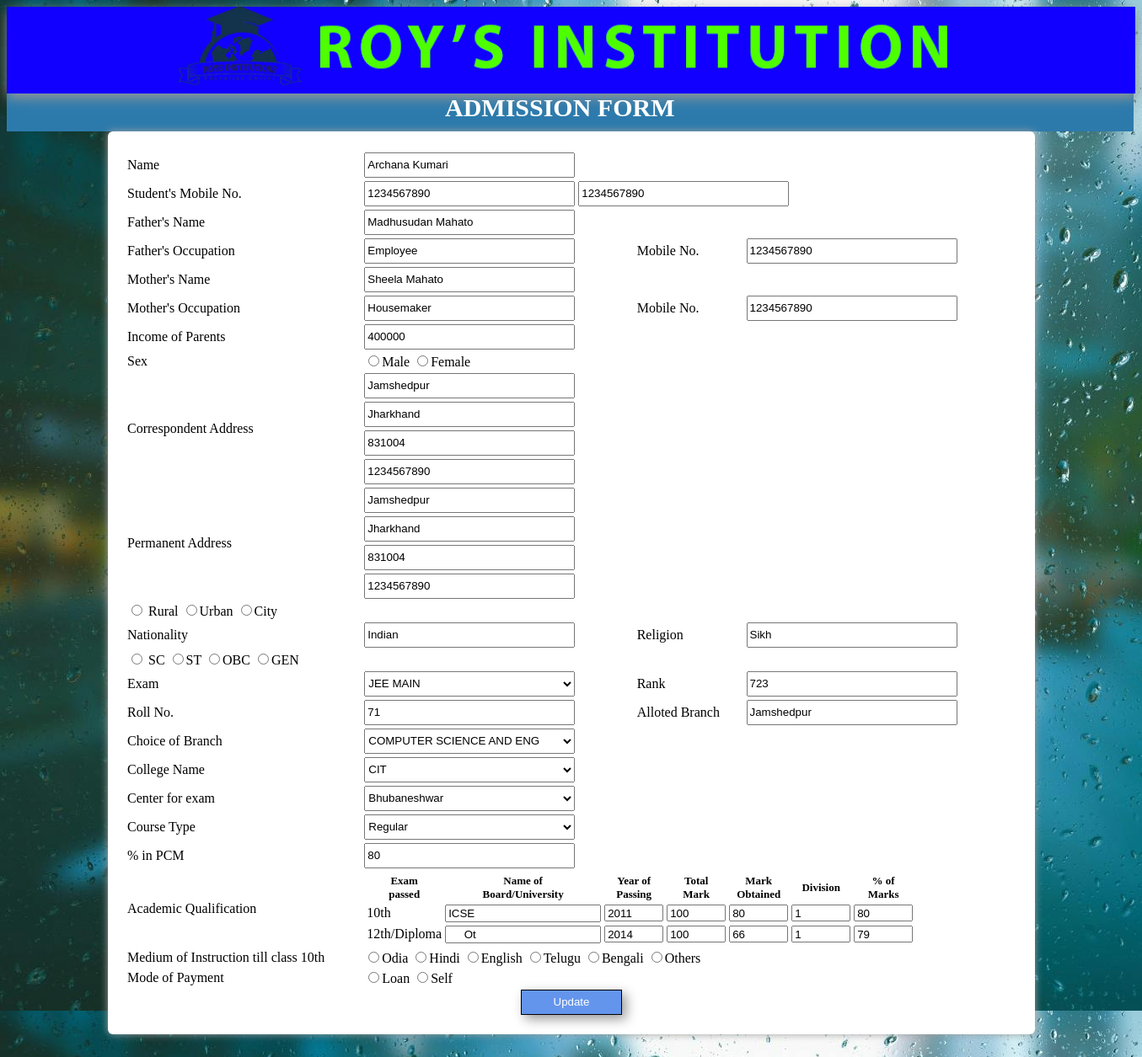
The page /editform.php (signed in) on the database its author committed.
### tables this page shows
CREATE TABLE IF NOT EXISTS `t_user` (
  `s_detid` varchar(15) NOT NULL,
  `s_id` varchar(15) NOT NULL,
  `s_phn1` int(10) NOT NULL,
  `s_phn2` int(10) NOT NULL,
  `f_name` varchar(45) NOT NULL,
  `f_occ` varchar(45) NOT NULL,
  `f_phn` int(10) NOT NULL,
  `m_name` varchar(45) NOT NULL,
  `m_occ` varchar(45) NOT NULL,
  `m_phn` int(10) NOT NULL,
  `s_iop` int(10) NOT NULL,
  `s_sex` varchar(6) NOT NULL,
  `s_cadr` varchar(50) NOT NULL,
  `s_cst` varchar(20) NOT NULL,
  `s_cpin` int(6) NOT NULL,
  `s_cmob` int(10) NOT NULL,
  `s_padr` varchar(50) NOT NULL,
  `s_pst` varchar(20) NOT NULL,
  `s_ppin` int(6) NOT NULL,
  `s_pmob` int(10) NOT NULL,
  `s_ruc` varchar(10) NOT NULL,
  `s_natn` varchar(10) NOT NULL,
  `s_relg` varchar(10) DEFAULT NULL,
  `s_catg` varchar(3) NOT NULL,
  `s_mainsxam` varchar(20) NOT NULL,
  `s_mainsrank` varchar(10) NOT NULL,
  `s_mainsroll` varchar(20) NOT NULL,
  `s_mainsbrnch` varchar(45) NOT NULL,
  `s_branch` varchar(60) NOT NULL,
  `s_college` varchar(6) NOT NULL,
  `s_center` varchar(20) NOT NULL,
  `s_crtype` varchar(10) NOT NULL,
  `s_pcm` varchar(10) NOT NULL,
  `s_tenbrd` varchar(7) NOT NULL,
  `s_tenyop` varchar(4) NOT NULL,
  `s_tentotmark` varchar(4) NOT NULL,
  `s_tenmarkob` varchar(4) NOT NULL,
  `s_tendiv` varchar(4) NOT NULL,
  `s_tenprcmark` varchar(4) NOT NULL,
  `s_twlbrd` varchar(7) NOT NULL,
  `s_twlyop` varchar(4) NOT NULL,
  `s_twltotmark` varchar(4) NOT NULL,
  `s_twlmarkob` varchar(4) NOT NULL,
  `s_twldiv` varchar(4) NOT NULL,
  `s_twlprcmark` varchar(4) NOT NULL,
  `s_moi` varchar(8) NOT NULL,
  `s_pay` varchar(4) NOT NULL,
  PRIMARY KEY (`s_detid`),
  KEY `s_id` (`s_id`)
);

CREATE TABLE IF NOT EXISTS `t_user_data` (
  `s_id` varchar(10) NOT NULL,
  `s_pwd` varchar(15) NOT NULL,
  `s_dob` date DEFAULT NULL,
  `s_name` varchar(45) NOT NULL,
  `s_email` varchar(45) NOT NULL,
  `s_mob` varchar(10) DEFAULT NULL,
  `s_signupdate` datetime(6) NOT NULL,
  PRIMARY KEY (`s_id`)
);

### editform.php (the view, shortened to what this page needs)
<?php
    $con=mysqli_connect("localhost","root","","oas");
$q=mysqli_query($con,"select s_name from t_user_data where s_id='".$_SESSION['user']."'");
$n=  mysqli_fetch_assoc($q);
$stname= $n['s_name'];
?>
<html>
    <head>
        <link type="text/css" rel="stylesheet" href="css/admform.css"></link>
    </head>
     <body style="background-image:url('./images/inbg.jpg');">
        <form id="edform" action="editform.php" method="post">
            <div class="container-fluid">
                <div class="row">
                  <div class="col-sm-12">
                        <img src="images/cutm.jpg" width="100%" style="box-shadow: 1px 5px 14px #999999; "></img>
                  </div>
                 </div>
             </div>
            <div id="dmid" class="container-fluid">
                 <div class="row">
                    <div class="col-sm-12">
                        <font style="color:white; margin-left:520px; font-family: Verdana; width:100%; font-size:30px;">
                        <b>ADMISSION FORM</b> </font>
                      </div>
                 </div>
             </div>
            <table class="frmtbl">
                <?php
                    $result = mysqli_query($con,"SELECT * FROM t_user WHERE s_id='".$_SESSION['user']."'");
                            while($row = mysqli_fetch_array($result))
                              {
                ?>
                  <tr>
                      <td> <font style="font-family: Verdana;">Name </font> </td>
                    <td colspan="2"> <input type="text" id="unam" name="unam" value="<?php echo $stname;?>">
                  </tr>
                  <tr>
                    <td> <font style="font-family: Verdana;">Student's Mobile No.</font>  </td>
                    <td colspan="3"> <input type="text" id="uphn1" name="uphn1" value="<?php echo $row[2]  ?>">
                    <input type="text" id="uphn2" name="uphn2" value="<?php echo $row[3]  ?>"></td>
                  </tr>
                  <tr>
                    <td><font style="font-family: Verdana;"> Father's Name</font></td>
                    <td  colspan="3"> <input type="text" id="ufname" name="ufname" value="<?php echo $row[4]  ?>" > </td>
                   </tr>
                  <tr>
                    <td> <font style="font-family: Verdana;">Father's Occupation</font></td>
                    <td> <input type="text" id="ufocc" name="ufocc" value="<?php echo $row[5] ?>"> </td>
                    <td><font style="font-family: Verdana;"> Mobile No.</font></td>
                    <td> <input type="text" id="ufphn" name="ufphn" value="<?php echo $row[6] ?>"> </td>
                  </tr>
                <tr>
                    <td> <font style="font-family: Verdana;">Mother's Name</font> </td>
                    <td colspan="3"> <input type="text" id="umname" name="umname" value="<?php echo $row[7] ?>"></td>
                </tr>
                <tr>
                    <td> <font style="font-family: Verdana;">Mother's Occupation</font></td>
                    <td> <input type="text" id="umocc" name="umocc" value="<?php echo $row[8] ?>"> </td>
                     <td> <font style="font-family: Verdana;">Mobile No.</font></td>
                    <td> <input type="text" id="umphn" name="umphn" value="<?php echo $row[9] ?>"></td>
                </tr>
                <tr>
                    <td><font style="font-family: Verdana;"> Income of Parents </font>
                     <td  colspan="3"><input type="text" id="inc" name="inc" value="<?php echo $row[10] ?>"></td>
                </tr>
                <tr>
                    <td> <font style="font-family: Verdana;">Sex </font>
                    <td><input type="radio" id="gen" name="gen" value="Male"><font style="font-family: Verdana;">Male</font>
                     <input type="radio" id="gen" name="gen" value="Female"><font style="font-family: Verdana;">Female </font></td>
                </tr>
                <tr>
                    <td><font style="font-family: Verdana;"> Correspondent Address</font>
                    <td colspan="3"><input type="text" id="cadr" name="cadr" value="<?php echo $row[12] ?>" ><br>
                          <input type="text" id="cast" name="cast" value="<?php echo $row[13] ?>" style="margin-top: 4px;"><br>
                          <input type="text" id="capin" name="capin" value="<?php echo $row[14] ?>" style="margin-top: 4px;"><br>
                          <input type="text" id="camob" name="camob" value="<?php echo $row[15] ?>" style="margin-top: 4px;"><br>
                </td>
                <tr>
                    <td> <font style="font-family: Verdana;">Permanent Address</font>
                    <td colspan="3"><input type="text" id="padr" name="padr" value="<?php echo $row[16] ?>" ><br>
                          <input type="text" id="past" name="past" value="<?php echo $row[17] ?>" style="margin-top: 4px;"><br>
                          <input type="text" id="papin" name="papin" value="<?php echo $row[18] ?>" style="margin-top: 4px;"><br>
                          <input type="text" id="pamob" name="pamob" value="<?php echo $row[19] ?>" style="margin-top: 4px;"><br>
                    </td>
                </tr>
                <tr>
                    <td colspan="4"><input type="radio" id="rur" name="rur" value="Rural"><font style="font-family: Verdana;">
                        Rural
                        <input type="radio" id="rur" name="rur" value="Urban"><font style="font-family: Verdana;">Urban</font>
                        <input type="radio" id="rur" name="rur" value="City"><font style="font-family: Verdana;">City</font></td>
                 </tr>
                <tr>
                    <td><font style="font-family: Verdana;"> Nationality</font>
                    <td><input type="text" id="natn" name="natn" value="<?php echo $row[21] ?>"></td>
                    <td><font style="font-family: Verdana;"> Religion</font>
                    <td><input type="text" id="relg" name="relg" value="<?php echo $row[22] ?>"></td>
                </tr>
                <tr>
                    <td colspan="4"><input type="radio" id="cat" name="cat" value="SC"><font style="font-family: Verdana;">
                        SC
                        <input type="radio" id="cat" name="cat" value="ST"><font style="font-family: Verdana;">ST</font>
                        <input type="radio" id="cat" name="cat" value="OBC"><font style="font-family: Verdana;">OBC</font>
                        <input type="radio" id="cat" name="cat" value="GEN"><font style="font-family: Verdana;">GEN</font></td>
                 </tr>
                 <tr>
                    <td><font style="font-family: Verdana;">Exam</font></td>
                    <td><select id="oaco" name="oaco" >
                            <option><?php echo $row[24] ?></option>
                        </select>
                    </td>
                    <td><font style="font-family: Verdana;">Rank</font></td>
                    <td><input type="text" id="oarank" name="oarank" value="<?php echo $row[25] ?>"></td>
               </tr>
               <tr>
                    <td><font style="font-family: Verdana;">Roll No.</font></td>
                    <td><input type="text" id="oaroll" name="oaroll" value="<?php echo $row[26] ?>"></td>
                    <td><font style="font-family: Verdana;">Alloted Branch</font></td>
                    <td><input type="text" id="oabrn" name="oabrn" value="<?php echo $row[27] ?>"></td>
               </tr>
               <tr>
                    <td><font style="font-family: Verdana;">Choice of Branch</font></td>
                    <td><select id="brnc" name="brnc">
                         <option><?php echo $row[28] ?></option>
                         </select>
                     </td>
               </tr>
               <tr>
                     <td><font style="font-family: Verdana;">College Name</font></td>
                     <td><select id="col" name="col">
                         <option><?php echo $row[29] ?></option>
                         </select>
                     </td>
                </tr>
                <tr>
                     <td><font style="font-family: Verdana;">Center for exam</font></td>
                     <td><select id="cen" name="cen">
                         <option><?php echo $row[30] ?></option>
                         </select>
                     </td>
                </tr>
                <tr>
                     <td><font style="font-family: Verdana;">Course Type</font></td>
                     <td><select id="crsty" name="crsty">
                         <option><?php echo $row[31] ?></option>
                         </select>
                     </td>
                </tr>
                <tr>
                     <td><font style="font-family: Verdana;">% in PCM</font></td>
                     <td><input type="text" id="pcm" name="pcm" value="<?php echo $row[32] ?>"></td>
                </tr>
               <tr>
                   <td><font style="font-family: Verdana;">Academic Qualification</font></td>
                   <td colspan="3">
                       <table class="table table-hover">
                           <thead>
                               <tr>
                                    <th><font style="font-family: Verdana;font-size: small">Exam</font> <br><font style="font-family: Verdana; font-size: small">passed</font></th>
                                    <th><font style="font-family: Verdana;font-size: small">Name of</font> <br><font style="font-family: Verdana;font-size: small">Board/University</font></th>
                                    <th><font style="font-family: Verdana;font-size: small">Year of</font> <br><font style="font-family: Verdana;font-size: small"> Passing</font></th>
                                    <th><font style="font-family: Verdana;font-size: small">Total</font><br><font style="font-family: Verdana;font-size: small"> Mark</font></th>
                                    <th><font style="font-family: Verdana;font-size: small">Mark</font> <br><font style="font-family: Verdana;font-size: small">Obtained</font></th>
                                    <th><font style="font-family: Verdana;font-size: small">Division</font></th>
                                    <th><font style="font-family: Verdana;font-size: small">% of</font><br><font style="font-family: Verdana;font-size: small"> Marks</font></th>
                              </tr>
                           </thead>
                            <tbody>
                           <tr>
                               <td><?php echo "10th"; ?></td>
                               <td><input type="text" id="nob1" name="nob1" value="<?php echo $row[33] ?>"></td>
                               <td><input type="text" id="yop1" name="yop1" class="actab" value="<?php echo $row[34] ?>"></td>
                               <td><input type="text" id="tm1" name="tm1" class="actab" value="<?php echo $row[35] ?>"></td>
                               <td><input type="text" id="mo1" name="mo1" class="actab" value="<?php echo $row[36] ?>"></td>
                               <td><input type="text" id="divs1" name="divs1" class="actab" value="<?php echo $row[37] ?>"></td>
                               <td><input type="text" id="pom1" name="pom1" class="actab" value="<?php echo $row[38] ?>"></td>
                           </tr>
                           <tr>
                               <td><?php echo "12th/Diploma"; ?> </td>
                               <td><input type="text" id="nob2" name="nob2" value="<?php echo $row[39] ?>"></td>
                               <td><input type="text" id="yop2" name="yop2" class="actab" value="<?php echo $row[40] ?>"></td>
                               <td><input type="text" id="tm2" name="tm2" class="actab" value="<?php echo $row[41] ?>"></td>
                               <td><input type="text" id="mo2" name="mo2" class="actab" value="<?php echo $row[42] ?>"></td>
                               <td><input type="text" id="divs2" name="divs2" class="actab" value="<?php echo $row[43] ?>"></td>
                               <td><input type="text" id="pom2" name="pom2" class="actab" value="<?php echo $row[44] ?>"></td>
                           </tr>
                            </tbody>
                       </table>
                           <tr>
                               <td><font style="font-family: Verdana;">Medium of Instruction till class 10th</font></td>
                               <td colspan="3">
                                    <input type="radio" id="moi" name="moi" value="Odia">Odia
                                    <input type="radio" id="moi" name="moi" value="Hindi"><font style="font-family: Verdana;">Hindi</font>
                                    <input type="radio" id="moi" name="moi" value="English"><font style="font-family: Verdana;">English</font>
                                    <input type="radio" id="moi" name="moi" value="Telugu"><font style="font-family: Verdana;">Telugu</font>
                                    <input type="radio" id="moi" name="moi" value="Bengali"><font style="font-family: Verdana;">Bengali</font>
                                    <input type="radio" id="moi" name="moi" value="Others"><font style="font-family: Verdana;">Others</font>
                               </td>
                           </tr>
                           <tr>
                               <td><font style="font-family: Verdana;">Mode of Payment</font></td>
                               <td colspan="3">
                                    <input type="radio" id="pay" name="pay" value="Loan"><font style="font-family: Verdana;">Loan</font>
                                    <input type="radio" id="pay" name="pay" value="Self"><font style="font-family: Verdana;">Self</font>
                               </td>
                           </tr>
                           <tr>
                                <td colspan="4">
                                   <center> <input type="submit" id="frmupdate" name="frmupdate" value="Update" ></center>
                                </td>
                           </tr>
                           <?php
                              }
                           ?>
                       </table>
            <br>
            <br>
                  </form>
            </body>
</html>

### rows shown on the page
t_user: unam "Archana Kumari", uphn1 "1234567890", uphn2 "1234567890", ufname "Madhusudan Mahato", ufocc "Employee", ufphn "1234567890", umname "Sheela Mahato", umocc "Housemaker", umphn "1234567890", inc "400000", cadr "Jamshedpur", cast "Jharkhand", capin "831004", camob "1234567890", padr "Jamshedpur", past "Jharkhand", papin "831004", pamob "1234567890", natn "Indian", relg "Sikh", oaco "JEE MAIN", oarank "723", oaroll "71", oabrn "Jamshedpur", brnc "COMPUTER SCIENCE AND ENG", col "CIT", cen "Bhubaneshwar", crsty "Regular", pcm "80", nob1 "ICSE", yop1 "2011", tm1 "100", mo1 "80", divs1 "1", pom1 "80", nob2 "Ot", yop2 "2014", tm2 "100", mo2 "66", divs2 "1", pom2 "79"
